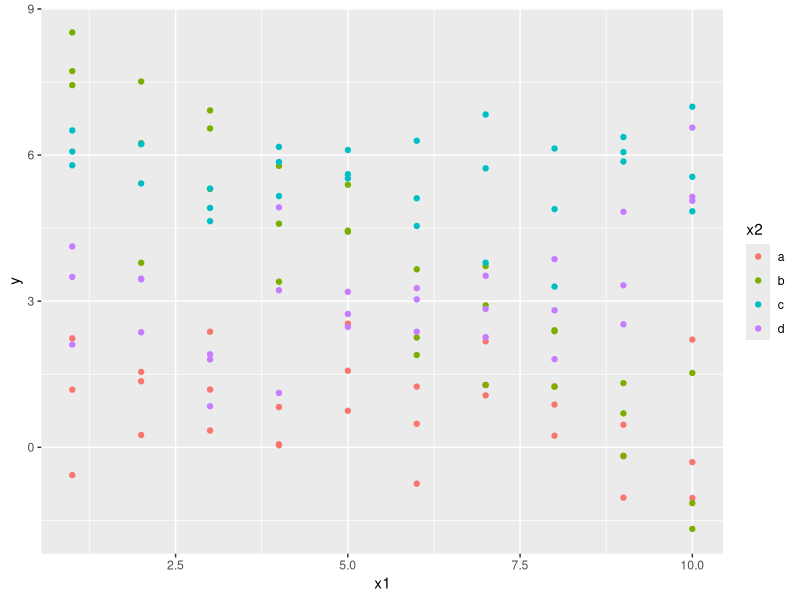
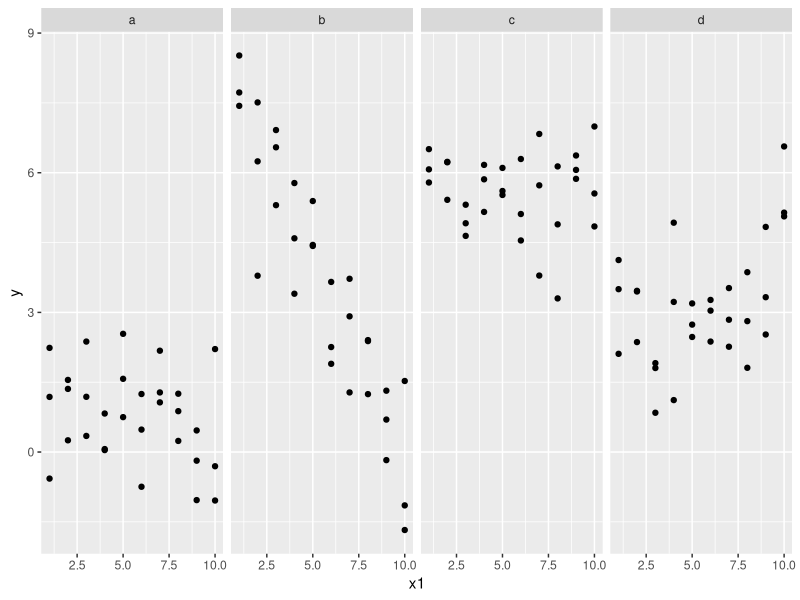
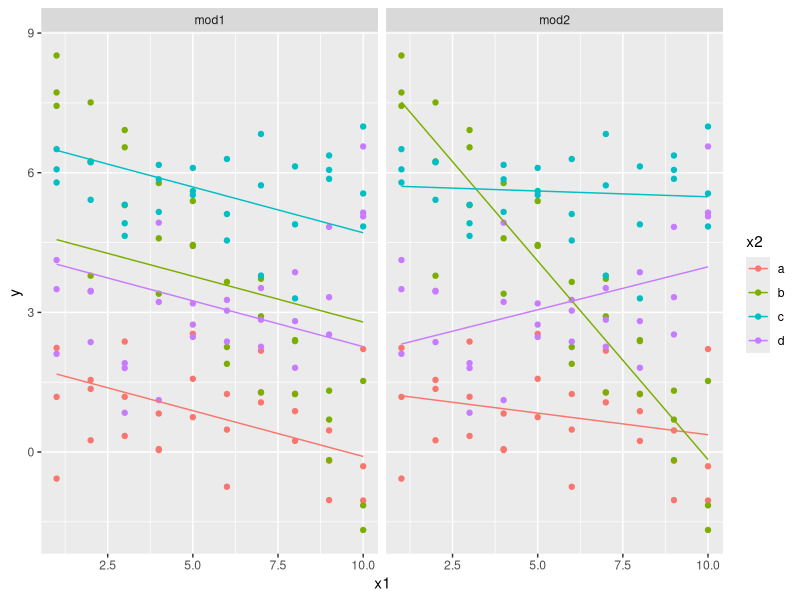
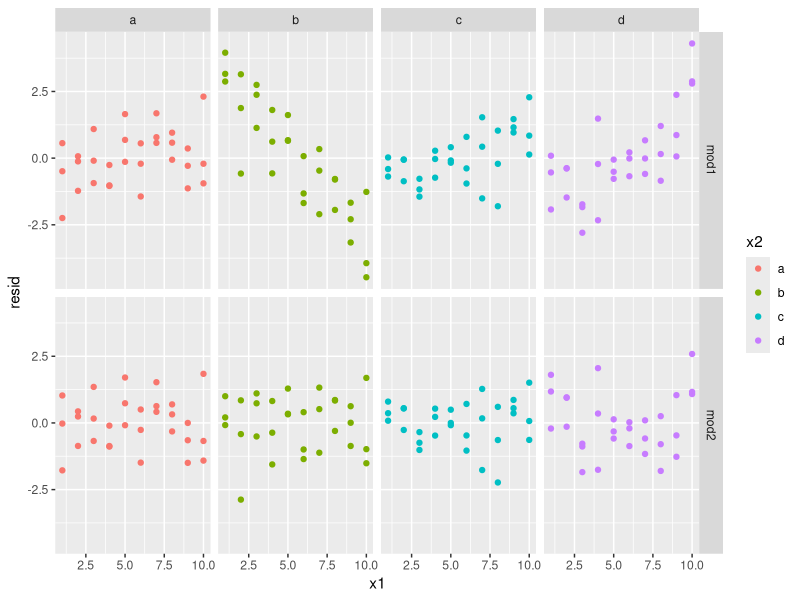

The R source for these figures, in order:
## lineair regression example
library(modelr)
library(tidyverse)

## interactions lm
ggplot(sim3, aes(x1, y)) + 
  geom_point(aes(colour = x2))

ggplot(sim3, aes(x1, y)) + 
  geom_point() +
  facet_grid(~x2)

mod1 <- lm(y ~ x1 + x2, data = sim3)
mod2 <- lm(y ~ x1 * x2, data = sim3)

summary(mod1)
summary(mod2)
anova(mod1, mod2)
anova(mod2)

grid <- sim3 %>% 
  data_grid(x1, x2) %>% 
  gather_predictions(mod1, mod2)

ggplot(sim3, aes(x1, y, colour = x2)) + 
  geom_point() + 
  geom_line(data = grid, aes(y = pred)) + 
  facet_wrap(~ model)

sim3 <- sim3 %>% 
  gather_residuals(mod1, mod2)

ggplot(sim3, aes(x1, resid, colour = x2)) + 
  geom_point() + 
  facet_grid(model ~ x2)

# y = (Intercept) + (x2b | x2c | x2d) + x1 * x1.coef
# y = (Intercept) + (x2b | x2c | x2d) + x1 * x1.coef + (x2b | x2c | x2d) * (x2b.coef | x2c.coef | x2d.coef)
# x1 = 10 x2 = b
# y = 1.30 + 7.07 + 10 * -0.09 + 10 * -0.76

library(broom)

glance(mod1)
glance(mod2)
